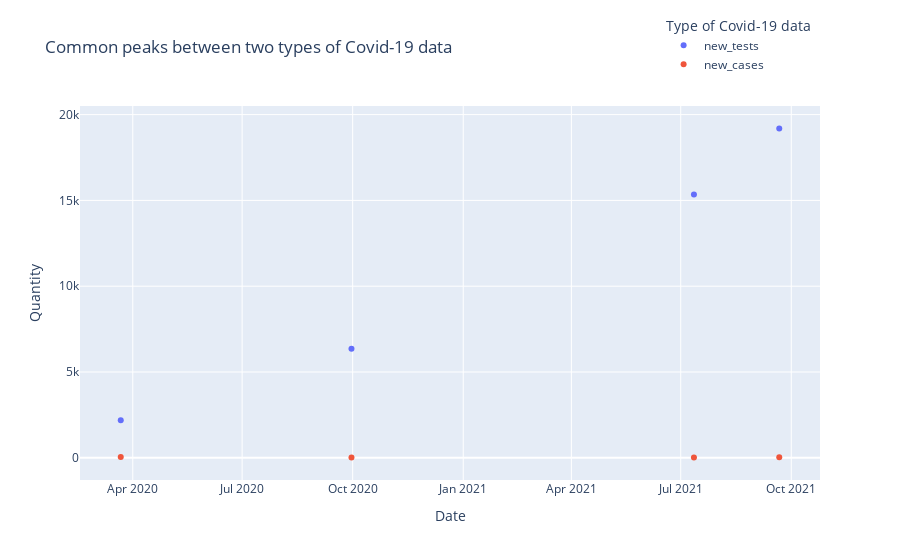

Notebook code cell kept with this figure:
### Code cell
# PLOT THE DATAFRAME

# Plot the dataframe with the common peaks between the two types of Covid-19 data
fig = px.scatter(df_max_cov_all, x='date', y=[covid_data, covid_data_two], 
                 title = 'Common peaks between two types of Covid-19 data',
                 labels={'date': 'Date', 'value': 'Quantity', 'variable': 'Type of Covid-19 data'})

# Move the location of the legend to the upper right corner
fig.update_layout(legend=dict(yanchor='top', y=1.25, xanchor='right', x=0.99))

# Show the graph
fig.show()

### Figure 1 — Plotly figure (JSON) as saved in the notebook; plotly's stock layout.template omitted (floating-point values rounded to 4 significant figures)
{"data": [{"hovertemplate": "Type of Covid-19 data=new_tests<br>Date=%{x}<br>Quantity=%{y}<extra></extra>", "legendgroup": "new_tests", "marker": {"color": "#636efa", "symbol": "circle"}, "mode": "markers", "name": "new_tests", "orientation": "v", "showlegend": true, "type": "scatter", "x": ["2020-03-22", "2020-09-30", "2021-07-12", "2021-09-21"], "xaxis": "x", "y": [2192, 6359, 15348, 19194], "yaxis": "y"}, {"hovertemplate": "Type of Covid-19 data=new_cases<br>Date=%{x}<br>Quantity=%{y}<extra></extra>", "legendgroup": "new_cases", "marker": {"color": "#EF553B", "symbol": "circle"}, "mode": "markers", "name": "new_cases", "orientation": "v", "showlegend": true, "type": "scatter", "x": ["2020-03-22", "2020-09-30", "2021-07-12", "2021-09-21"], "xaxis": "x", "y": [50, 12, 18, 24], "yaxis": "y"}], "layout": {"legend": {"title": {"text": "Type of Covid-19 data"}, "tracegroupgap": 0, "x": 0.99, "xanchor": "right", "y": 1.25, "yanchor": "top"}, "title": {"text": "Common peaks between two types of Covid-19 data"}, "xaxis": {"anchor": "y", "domain": [0, 1], "title": {"text": "Date"}}, "yaxis": {"anchor": "x", "domain": [0, 1], "title": {"text": "Quantity"}}}}
